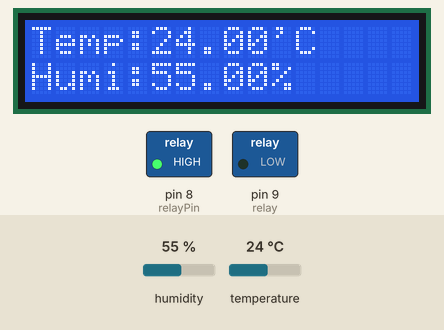
Bench run of a sketch on a simulated Arduino Uno, built with avr-gcc and run on an emulated ATmega328P. Shown: 16×2 character LCD, switched loads named in the sketch (green lamp = pin HIGH). The test bench sets the inputs (shaded band); at power-on: temperature 24 °C, humidity 55 %. What the sketch prints to the serial monitor is not drawn.

Above: at 3.4 s.
3.5 s: temperature set to 33 °C
At 16.2 s:
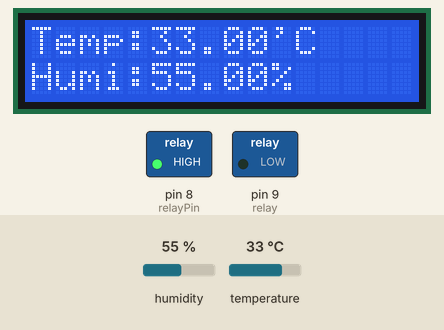
16.5 s: temperature set to 36 °C
At 29.2 s:
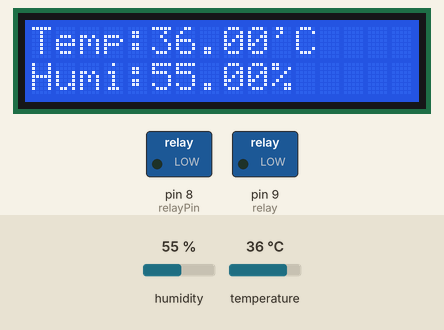
39.6 s: humidity set to 40 %
At 45.6 s:
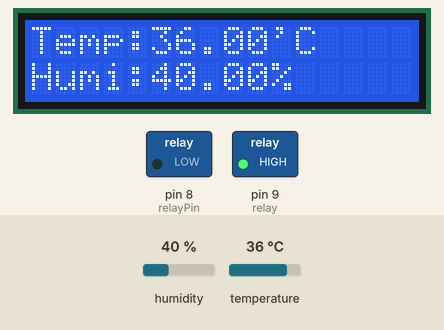
Timing chart, 0 to 50.4 s (numbered marks = the images above; inputs shaded):
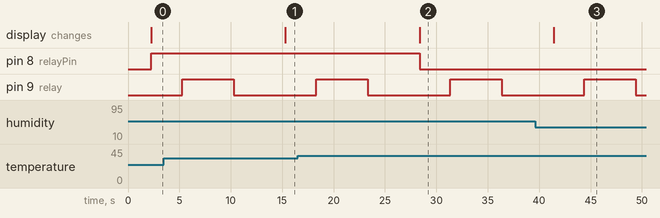

The sketch:

TEMP_FAN.ino
```cpp
#include <DHT.h> // include library
#include <LiquidCrystal_I2C.h>
#include <Wire.h>
LiquidCrystal_I2C lcd(0x27,16,2);
const int relayPin = 8;
const int DHTPIN = A0;


// Uncomment whatever type you're using!
#define DHTTYPE DHT11   // DHT 11
//#define DHTTYPE DHT22   // DHT 22  (AM2302), AM2321
//#define DHTTYPE DHT21   // DHT 21 (AM2301)

DHT dht(DHTPIN, DHTTYPE);// Initialize DHT sensor
int relay = 9;

/****/
void setup() {
  Serial.begin(9600);
  pinMode(relayPin, OUTPUT);
   lcd.init(); //initialize the lcd
    lcd.backlight(); //open the backlight
  dht.begin();
   pinMode(relay, OUTPUT);
     lcd.init();
  lcd.begin(16, 2);
  lcd.backlight();
  lcd.setCursor(0, 0);
  lcd.print("presented by");
  lcd.setCursor(0, 1);
  lcd.print("EJ GROUP 3");
  delay(2000);
  lcd.clear();
}

void loop()
{
  // Reading temperature or humidity takes about 250 milliseconds!
  // Sensor readings may also be up to 2 seconds 'old' (its a very slow sensor)
  float h = dht.readHumidity();
  // Read temperature as Celsius (the default)
  float t = dht.readTemperature();
  // Read temperature as Fahrenheit (isFahrenheit = true)
  float f = dht.readTemperature(true);

  // Check if any reads failed and exit early (to try again).
  if (isnan(h) || isnan(t) || isnan(f)) {
    Serial.println("Failed to read from DHT sensor!");
    return;
  }


    lcd.setCursor(0, 0);
    lcd.print("Temp:");
    lcd.print(t);
    lcd.print("'C");
    lcd.setCursor(0, 1);
    lcd.print("Humi:");
    lcd.print(h);
    lcd.print("%");
  Serial.print("Temperature = ");
  Serial.print(t);
  Serial.print("Temperature = ");
  Serial.print(" *C ");
  Serial.print(f);
  Serial.print(" *F ");
  Serial.print("Humidity = ");
  Serial.print(h);
  Serial.print(" %\t ");
  Serial.println();

  if (h >= 35) { // you can change humidity value here - h>=66 to your preffered number
    digitalWrite(relayPin, LOW);
  }
  else {
    digitalWrite(relayPin, HIGH);
  }
  if (t >= 35) {// you can change temperature value here - t>= 30 to your preferred number or change from Celsius to Fahrenheit readings
    digitalWrite(relayPin, LOW);
  }
  else {
    digitalWrite(relayPin, HIGH);
  }
  delay(3000);// 1 second delay between measurements

  digitalWrite(relay, HIGH);   // turn the motor on (HIGH is the voltage level)
  delay(5000);                       // wait for a second
  digitalWrite(relay, LOW);    // turn the motor off by making the voltage LOW
  delay(5000);
}
```

Measured:
- the behaviour switches between 34 and 35 °C on temperature (found by bisection; images 1 and 2)
- after the input at 3.5 s, the display: changes after 11.8 s (image 1)
- after the input at 16.5 s, pin 8 (relayPin): HIGH → LOW after 11.9 s; the display: changes after 11.9 s (image 2)
- after the input at 39.6 s, the display: changes after 1.8 s (image 3)
- by itself, pin 9 (relay): alternates HIGH for 5.0 s and LOW for 8.1 s
